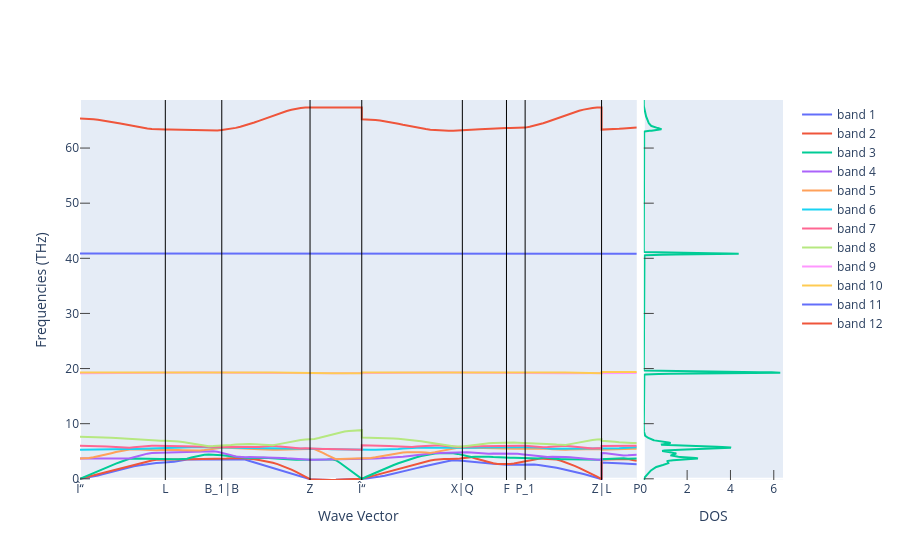

This figure's notebook cell:
### Code cell
get_plot_bs_and_dos(ph_bs,ph_dos)

### Figure 1 — Plotly figure (JSON) as saved in the notebook; plotly's stock layout.template omitted (floating-point values rounded to 4 significant figures; data arrays with more than 128 entries replaced by an {"elided": "..."} marker saying what was removed)
{"data": [{"mode": "lines", "name": "band 1", "type": "scatter", "x": {"elided": "134 float values"}, "xaxis": "x", "y": {"elided": "134 float values"}, "yaxis": "y"}, {"mode": "lines", "name": "band 2", "type": "scatter", "x": {"elided": "134 float values"}, "xaxis": "x", "y": {"elided": "134 float values"}, "yaxis": "y"}, {"mode": "lines", "name": "band 3", "type": "scatter", "x": {"elided": "134 float values"}, "xaxis": "x", "y": {"elided": "134 float values"}, "yaxis": "y"}, {"mode": "lines", "name": "band 4", "type": "scatter", "x": {"elided": "134 float values"}, "xaxis": "x", "y": {"elided": "134 float values"}, "yaxis": "y"}, {"mode": "lines", "name": "band 5", "type": "scatter", "x": {"elided": "134 float values"}, "xaxis": "x", "y": {"elided": "134 float values"}, "yaxis": "y"}, {"mode": "lines", "name": "band 6", "type": "scatter", "x": {"elided": "134 float values"}, "xaxis": "x", "y": {"elided": "134 float values"}, "yaxis": "y"}, {"mode": "lines", "name": "band 7", "type": "scatter", "x": {"elided": "134 float values"}, "xaxis": "x", "y": {"elided": "134 float values"}, "yaxis": "y"}, {"mode": "lines", "name": "band 8", "type": "scatter", "x": {"elided": "134 float values"}, "xaxis": "x", "y": {"elided": "134 float values"}, "yaxis": "y"}, {"mode": "lines", "name": "band 9", "type": "scatter", "x": {"elided": "134 float values"}, "xaxis": "x", "y": {"elided": "134 float values"}, "yaxis": "y"}, {"mode": "lines", "name": "band 10", "type": "scatter", "x": {"elided": "134 float values"}, "xaxis": "x", "y": {"elided": "134 float values"}, "yaxis": "y"}, {"mode": "lines", "name": "band 11", "type": "scatter", "x": {"elided": "134 float values"}, "xaxis": "x", "y": {"elided": "134 float values"}, "yaxis": "y"}, {"mode": "lines", "name": "band 12", "type": "scatter", "x": {"elided": "134 float values"}, "xaxis": "x", "y": {"elided": "134 float values"}, "yaxis": "y"}, {"mode": "lines", "showlegend": false, "type": "scatter", "x": {"elided": "2728 float values"}, "xaxis": "x2", "y": {"elided": "2728 float values"}, "yaxis": "y2"}], "layout": {"shapes": [{"line": {"color": "black", "width": 1}, "type": "line", "x0": 1.017, "x1": 1.017, "xref": "x", "y0": 0, "y1": 1, "yref": "y domain"}, {"line": {"color": "black", "width": 1}, "type": "line", "x0": 1.691, "x1": 1.691, "xref": "x", "y0": 0, "y1": 1, "yref": "y domain"}, {"line": {"color": "black", "width": 1}, "type": "line", "x0": 2.743, "x1": 2.743, "xref": "x", "y0": 0, "y1": 1, "yref": "y domain"}, {"line": {"color": "black", "width": 1}, "type": "line", "x0": 3.36, "x1": 3.36, "xref": "x", "y0": 0, "y1": 1, "yref": "y domain"}, {"line": {"color": "black", "width": 1}, "type": "line", "x0": 4.56, "x1": 4.56, "xref": "x", "y0": 0, "y1": 1, "yref": "y domain"}, {"line": {"color": "black", "width": 1}, "type": "line", "x0": 5.086, "x1": 5.086, "xref": "x", "y0": 0, "y1": 1, "yref": "y domain"}, {"line": {"color": "black", "width": 1}, "type": "line", "x0": 5.309, "x1": 5.309, "xref": "x", "y0": 0, "y1": 1, "yref": "y domain"}, {"line": {"color": "black", "width": 1}, "type": "line", "x0": 6.22, "x1": 6.22, "xref": "x", "y0": 0, "y1": 1, "yref": "y domain"}], "xaxis": {"anchor": "y", "domain": [0, 0.792], "mirror": true, "showgrid": false, "ticklen": 0, "ticks": "inside", "ticktext": ["Î“", "L", "B_1|B", "Z", "Î“", "X|Q", "F", "P_1", "Z|L", "P"], "tickvals": [0, 1.017, 1.691, 2.743, 3.36, 4.56, 5.086, 5.309, 6.22, 6.64], "title": {"text": "Wave Vector"}}, "xaxis2": {"anchor": "y2", "domain": [0.802, 1], "mirror": true, "range": [0, 6.426], "showgrid": false, "ticklen": 10, "ticks": "inside", "title": {"text": "DOS"}}, "yaxis": {"anchor": "x", "domain": [0, 1], "mirror": true, "range": [-0.216, 68.72], "showgrid": false, "ticklen": 10, "ticks": "inside", "title": {"text": "Frequencies (THz)"}}, "yaxis2": {"anchor": "x2", "domain": [0, 1], "matches": "y", "mirror": true, "showgrid": false, "showticklabels": false, "ticklen": 10, "ticks": "inside"}}}
